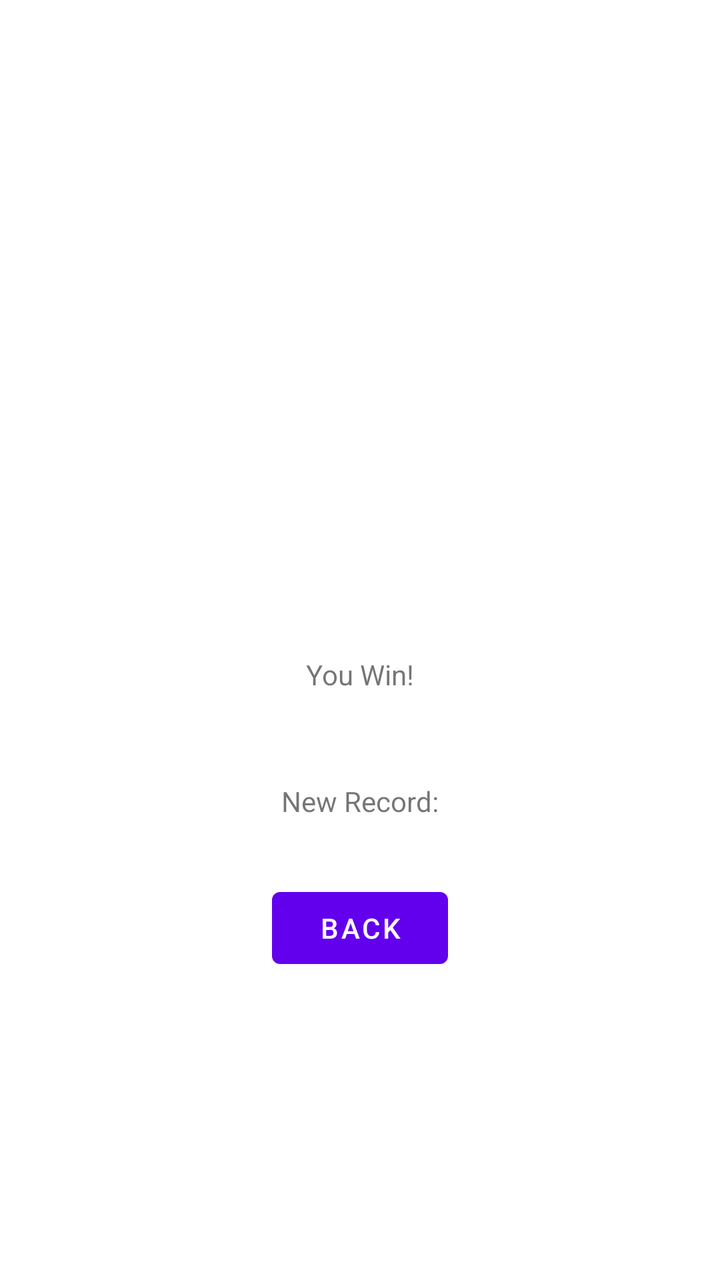
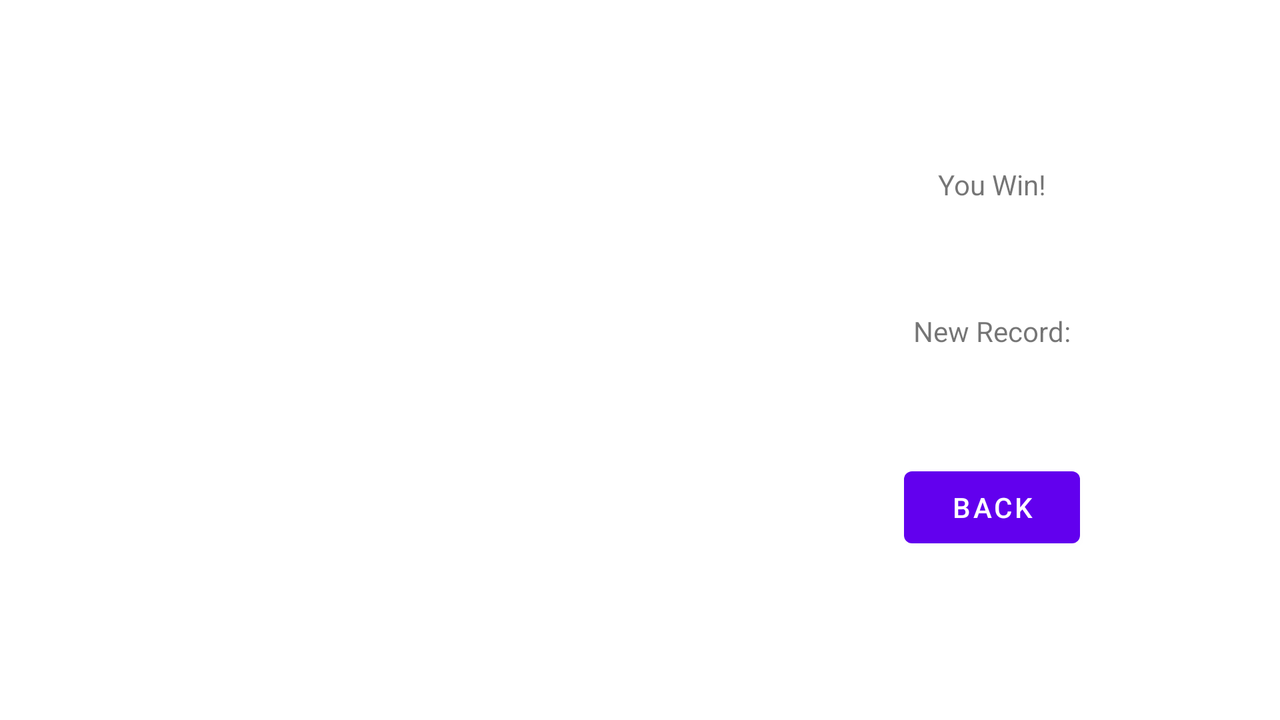

The same Android screen from two of the app's own layout files: first res/layout/ as a phone draws it, then the repository's variant for another configuration, drawn on a device whose configuration selects that folder. Both files follow.
<!-- AndroidManifest.xml: application theme Theme.MentalArithmetic -->
<!-- res/layout/fragment_win.xml -->
<?xml version="1.0" encoding="utf-8"?>
<layout xmlns:android="http://schemas.android.com/apk/res/android"
    xmlns:app="http://schemas.android.com/apk/res-auto"
    xmlns:tools="http://schemas.android.com/tools">

    <data>
        <variable
            name="data"
            type="com.codeingnight.android.mentalarithmetic.MainViewModel" />
    </data>

    <androidx.constraintlayout.widget.ConstraintLayout
        android:layout_width="match_parent"
        android:layout_height="match_parent"
        tools:context="com.codeingnight.android.mentalarithmetic.WinFragment">

        <androidx.constraintlayout.widget.Guideline
            android:id="@+id/guideline15"
            android:layout_width="wrap_content"
            android:layout_height="wrap_content"
            android:orientation="horizontal"
            app:layout_constraintGuide_percent="0.45" />

        <androidx.constraintlayout.widget.Guideline
            android:id="@+id/guideline16"
            android:layout_width="wrap_content"
            android:layout_height="wrap_content"
            android:orientation="horizontal"
            app:layout_constraintGuide_percent="0.1" />

        <ImageView
            android:id="@+id/imageView3"
            android:layout_width="0dp"
            android:layout_height="0dp"
            android:layout_marginStart="8dp"
            android:layout_marginTop="8dp"
            android:layout_marginEnd="8dp"
            android:layout_marginBottom="8dp"
            android:contentDescription="@string/win_image_message"
            android:src="@drawable/ic_sentiment_satisfied_black_24dp"
            app:layout_constraintBottom_toTopOf="@+id/guideline15"
            app:layout_constraintEnd_toEndOf="parent"
            app:layout_constraintStart_toStartOf="parent"
            app:layout_constraintTop_toTopOf="@+id/guideline16" />

        <TextView
            android:id="@+id/textView12"
            android:layout_width="wrap_content"
            android:layout_height="wrap_content"
            android:layout_marginStart="8dp"
            android:layout_marginTop="8dp"
            android:layout_marginEnd="8dp"
            android:layout_marginBottom="8dp"
            android:text="@string/win_message"
            android:textSize="@dimen/big_font"
            app:layout_constraintBottom_toBottomOf="parent"
            app:layout_constraintEnd_toEndOf="parent"
            app:layout_constraintStart_toStartOf="parent"
            app:layout_constraintTop_toTopOf="@+id/guideline15"
            app:layout_constraintVertical_bias="0.1" />

        <TextView
            android:id="@+id/textView13"
            android:layout_width="wrap_content"
            android:layout_height="wrap_content"
            android:layout_marginStart="8dp"
            android:layout_marginTop="8dp"
            android:layout_marginEnd="8dp"
            android:layout_marginBottom="8dp"
            android:text="@{@string/win_score_message(data.highScore)}"
            android:textSize="@dimen/big_font"
            app:layout_constraintBottom_toBottomOf="parent"
            app:layout_constraintEnd_toEndOf="parent"
            app:layout_constraintStart_toStartOf="parent"
            app:layout_constraintTop_toTopOf="@+id/guideline15"
            app:layout_constraintVertical_bias="0.3"
            tools:text="New Record:" />

        <Button
            android:id="@+id/button11"
            android:layout_width="wrap_content"
            android:layout_height="wrap_content"
            android:layout_marginStart="8dp"
            android:layout_marginTop="8dp"
            android:layout_marginEnd="8dp"
            android:layout_marginBottom="8dp"
            android:text="@string/button_back_to_title"
            app:layout_constraintBottom_toBottomOf="parent"
            app:layout_constraintEnd_toEndOf="parent"
            app:layout_constraintStart_toStartOf="parent"
            app:layout_constraintTop_toTopOf="@+id/guideline15" />
    </androidx.constraintlayout.widget.ConstraintLayout>
</layout>
<!-- resources referenced by this layout -->
<resources>
  <string name="button_back_to_title">Back</string>
  <string name="win_image_message" translatable="false">win image</string>
  <string name="win_message">You Win!</string>
  <string name="win_score_message">New Record:%d</string>
  <style name="Theme.MentalArithmetic" parent="Theme.MaterialComponents.DayNight.DarkActionBar">
          
          <item name="colorPrimary">@color/purple_500</item>
          <item name="colorPrimaryVariant">@color/purple_700</item>
          <item name="colorOnPrimary">@color/white</item>
          
          <item name="colorSecondary">@color/teal_200</item>
          <item name="colorSecondaryVariant">@color/teal_700</item>
          <item name="colorOnSecondary">@color/black</item>
          
          <item name="android:statusBarColor" tools:targetApi="l">?attr/colorPrimaryVariant</item>
          
      </style>
</resources>
<!-- res/layout-land/fragment_win.xml (the repository's variant of the layout above) -->
<!-- drawn on the phone turned sideways -->
<?xml version="1.0" encoding="utf-8"?>
<layout xmlns:android="http://schemas.android.com/apk/res/android"
    xmlns:app="http://schemas.android.com/apk/res-auto"
    xmlns:tools="http://schemas.android.com/tools">

    <data>
        <variable
            name="data"
            type="com.codeingnight.android.mentalarithmetic.MainViewModel" />
    </data>

    <androidx.constraintlayout.widget.ConstraintLayout
        android:layout_width="match_parent"
        android:layout_height="match_parent"
        tools:context="com.codeingnight.android.mentalarithmetic.WinFragment">

        <androidx.constraintlayout.widget.Guideline
            android:id="@+id/guideline15"
            android:layout_width="wrap_content"
            android:layout_height="wrap_content"
            android:orientation="horizontal"
            app:layout_constraintGuide_percent="0.45" />

        <androidx.constraintlayout.widget.Guideline
            android:id="@+id/guideline16"
            android:layout_width="wrap_content"
            android:layout_height="wrap_content"
            android:orientation="horizontal"
            app:layout_constraintGuide_percent="0.1" />

        <androidx.constraintlayout.widget.Guideline
            android:id="@+id/guideline23"
            android:layout_width="wrap_content"
            android:layout_height="wrap_content"
            android:orientation="horizontal"
            app:layout_constraintGuide_percent="0.9" />

        <ImageView
            android:id="@+id/imageView3"
            android:layout_width="0dp"
            android:layout_height="0dp"
            android:layout_marginStart="8dp"
            android:layout_marginTop="8dp"
            android:layout_marginEnd="8dp"
            android:layout_marginBottom="8dp"
            android:contentDescription="@string/win_image_message"
            android:src="@drawable/ic_sentiment_satisfied_black_24dp"
            app:layout_constraintBottom_toTopOf="@+id/guideline23"
            app:layout_constraintEnd_toStartOf="@+id/guideline21"
            app:layout_constraintStart_toStartOf="parent"
            app:layout_constraintTop_toTopOf="@+id/guideline16" />

        <TextView
            android:id="@+id/textView12"
            android:layout_width="wrap_content"
            android:layout_height="wrap_content"
            android:layout_marginStart="8dp"
            android:layout_marginTop="8dp"
            android:layout_marginEnd="8dp"
            android:layout_marginBottom="8dp"
            android:text="@string/win_message"
            android:textSize="@dimen/big_font"
            app:layout_constraintBottom_toTopOf="@+id/textView13"
            app:layout_constraintEnd_toStartOf="@+id/guideline28"
            app:layout_constraintHorizontal_bias="0.5"
            app:layout_constraintStart_toStartOf="@+id/guideline21"
            app:layout_constraintTop_toTopOf="@+id/guideline16"
            app:layout_constraintVertical_bias="0.1" />

        <TextView
            android:id="@+id/textView13"
            android:layout_width="wrap_content"
            android:layout_height="wrap_content"
            android:layout_marginStart="8dp"
            android:layout_marginTop="8dp"
            android:layout_marginEnd="8dp"
            android:layout_marginBottom="8dp"
            android:text="@{@string/win_score_message(data.highScore)}"
            android:textSize="@dimen/big_font"
            app:layout_constraintBottom_toTopOf="@+id/button11"
            app:layout_constraintEnd_toStartOf="@+id/guideline28"
            app:layout_constraintHorizontal_bias="0.5"
            app:layout_constraintStart_toStartOf="@+id/guideline21"
            app:layout_constraintTop_toBottomOf="@+id/textView12"
            app:layout_constraintVertical_bias="0.3"
            tools:text="New Record:" />

        <Button
            android:id="@+id/button11"
            android:layout_width="wrap_content"
            android:layout_height="wrap_content"
            android:layout_marginStart="8dp"
            android:layout_marginTop="8dp"
            android:layout_marginEnd="8dp"
            android:layout_marginBottom="8dp"
            android:text="@string/button_back_to_title"
            app:layout_constraintBottom_toTopOf="@+id/guideline23"
            app:layout_constraintEnd_toStartOf="@+id/guideline28"
            app:layout_constraintHorizontal_bias="0.5"
            app:layout_constraintStart_toStartOf="@+id/guideline21"
            app:layout_constraintTop_toBottomOf="@+id/textView13" />

        <androidx.constraintlayout.widget.Guideline
            android:id="@+id/guideline21"
            android:layout_width="wrap_content"
            android:layout_height="wrap_content"
            android:orientation="vertical"
            app:layout_constraintGuide_percent="0.6" />

        <androidx.constraintlayout.widget.Guideline
            android:id="@+id/guideline28"
            android:layout_width="wrap_content"
            android:layout_height="wrap_content"
            android:orientation="vertical"
            app:layout_constraintGuide_percent="0.95" />

        <androidx.constraintlayout.widget.Guideline
            android:id="@+id/guideline22"
            android:layout_width="wrap_content"
            android:layout_height="wrap_content"
            android:orientation="vertical"
            app:layout_constraintGuide_percent="0.05" />
    </androidx.constraintlayout.widget.ConstraintLayout>
</layout>
